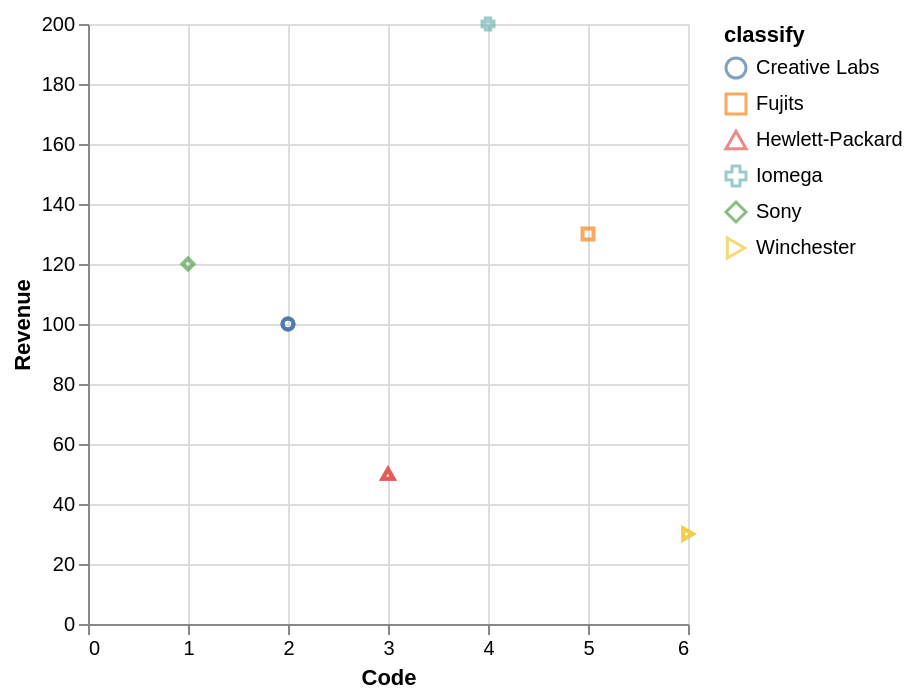

Write the Vega-Lite specification saved for this chart.
### Vega-Lite specification from a JSON file in a GitHub repository (floating-point values rounded to 4 significant figures)
{"data": {"values": [{"x_data": 2, "y_data": 100, "classify": "Creative Labs"}, {"x_data": 2, "y_data": 100, "classify": "Creative Labs"}, {"x_data": 2, "y_data": 100, "classify": "Creative Labs"}, {"x_data": 5, "y_data": 130, "classify": "Fujits"}, {"x_data": 3, "y_data": 50, "classify": "Hewlett-Packard"}, {"x_data": 3, "y_data": 50, "classify": "Hewlett-Packard"}, {"x_data": 3, "y_data": 50, "classify": "Hewlett-Packard"}, {"x_data": 4, "y_data": 200, "classify": "Iomega"}, {"x_data": 1, "y_data": 120, "classify": "Sony"}, {"x_data": 6, "y_data": 30, "classify": "Winchester"}, {"x_data": 6, "y_data": 30, "classify": "Winchester"}]}, "mark": "point", "encoding": {"x": {"field": "x_data", "type": "quantitative", "title": "Code", "scale": {"zero": "false"}}, "y": {"field": "y_data", "type": "quantitative", "title": "Revenue", "scale": {"zero": "false"}}, "color": {"field": "classify", "type": "nominal"}, "shape": {"field": "classify", "type": "nominal"}}}
